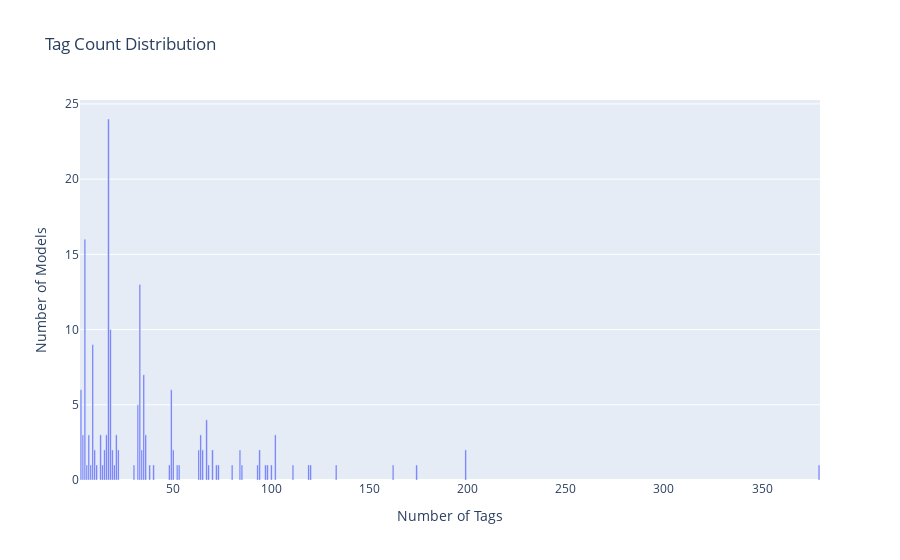

Notebook code for this chart:
### Code cell
df['tag_count'] = pd.to_numeric(df['tags'], errors='coerce')
tag_counts = df['tag_count'].value_counts().sort_index()
fig.update_layout(width=900, height=500)
fig = px.bar(x=tag_counts.index, y=tag_counts.values, labels={'x': 'Number of Tags', 'y': 'Number of Models'}, title='Tag Count Distribution')
fig.show()

### Figure 1 — Plotly figure (JSON) as saved in the notebook; plotly's stock layout.template omitted (floating-point values rounded to 4 significant figures)
{"data": [{"hovertemplate": "Number of Tags=%{x}<br>Number of Models=%{y}<extra></extra>", "legendgroup": "", "marker": {"color": "#636efa", "pattern": {"shape": ""}}, "name": "", "orientation": "v", "showlegend": false, "textposition": "auto", "type": "bar", "x": [3, 4, 5, 6, 7, 8, 9, 10, 11, 13, 14, 15, 16, 17, 18, 19, 20, 21, 22, 30, 32, 33, 34, 35, 36, 38, 40, 48, 49, 50, 52, 53, 63, 64, 65, 67, 68, 70, 72, 73, 80, 84, 85, 93, 94, 97, 98, 100, 102, 111, 119, 120, 133, 162, 174, 199, 379], "xaxis": "x", "y": [6, 3, 16, 1, 3, 1, 9, 2, 1, 3, 1, 2, 3, 24, 10, 2, 1, 3, 2, 1, 5, 13, 2, 7, 3, 1, 1, 1, 6, 2, 1, 1, 2, 3, 2, 4, 1, 2, 1, 1, 1, 2, 1, 1, 2, 1, 1, 1, 3, 1, 1, 1, 1, 1, 1, 2, 1], "yaxis": "y"}], "layout": {"barmode": "relative", "legend": {"tracegroupgap": 0}, "title": {"text": "Tag Count Distribution"}, "xaxis": {"anchor": "y", "domain": [0, 1], "title": {"text": "Number of Tags"}}, "yaxis": {"anchor": "x", "domain": [0, 1], "title": {"text": "Number of Models"}}}}
